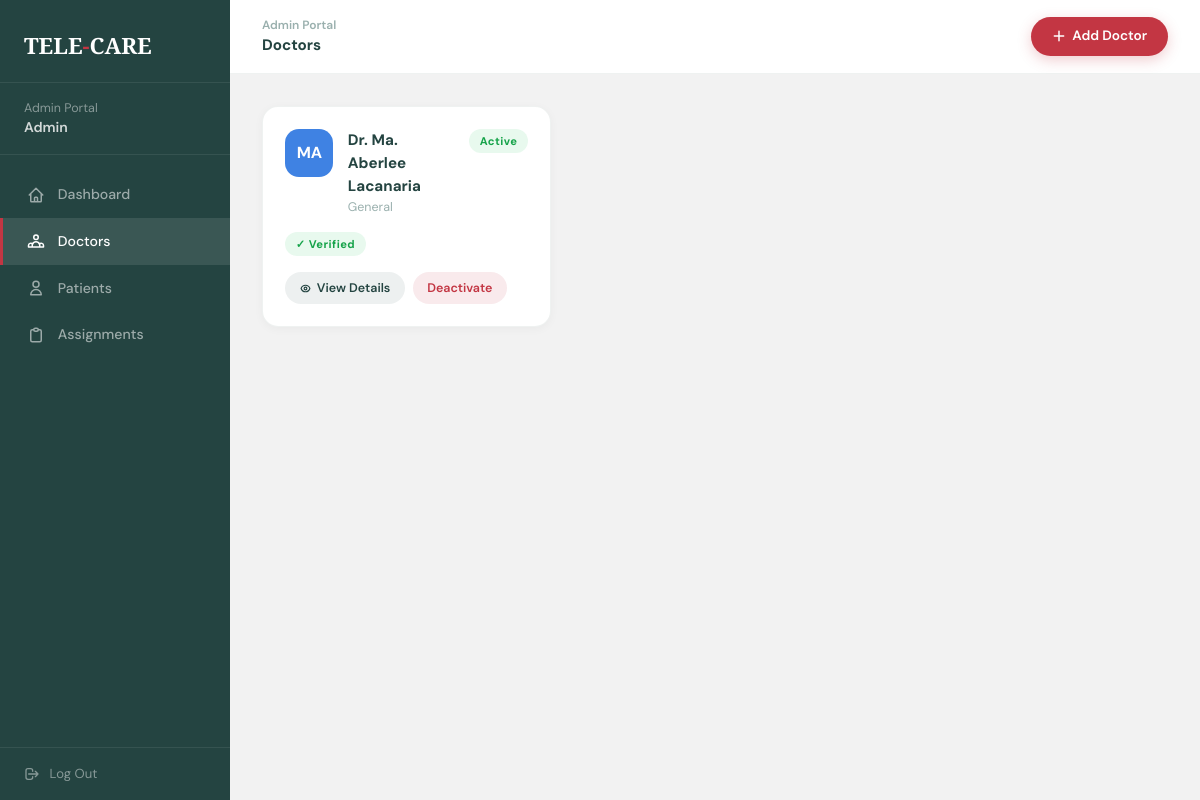
Before: /admin/doctors.php (signed in) with the older database file.
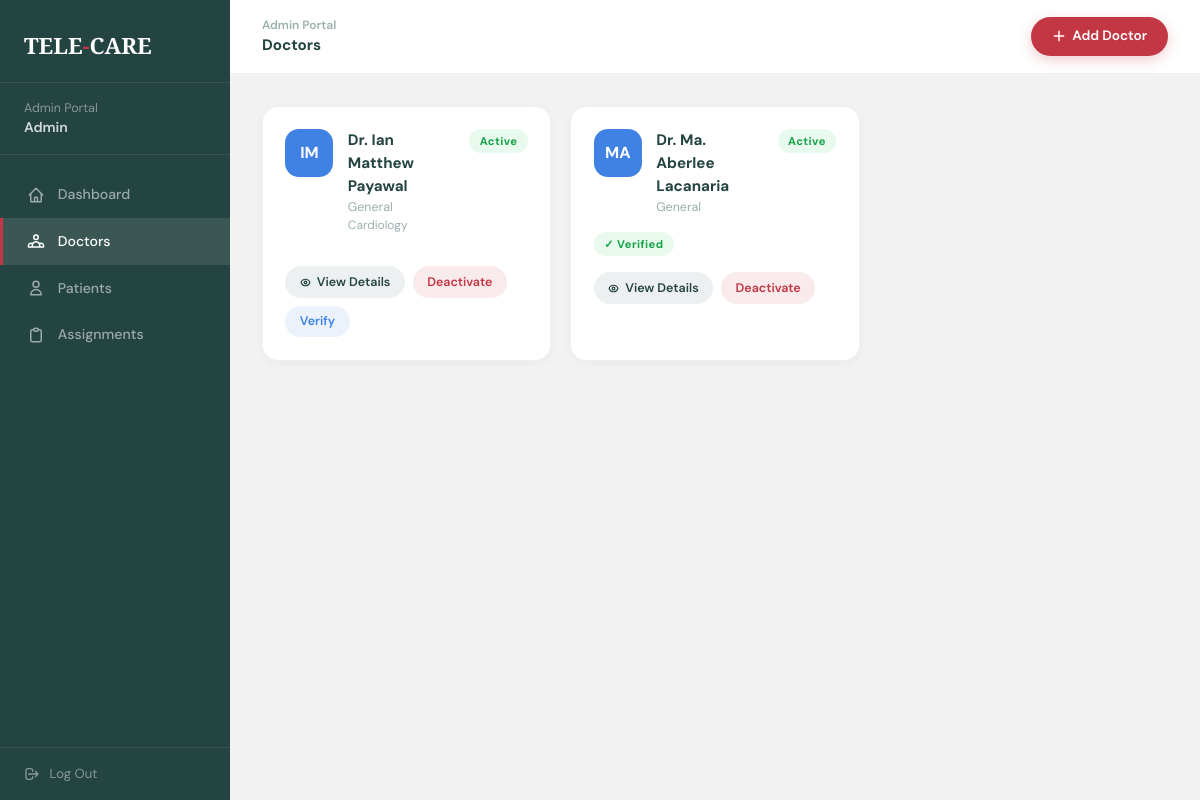
After: the same page with the newer database file.
### tables this page shows
CREATE TABLE `doctors` (
  `id` int NOT NULL AUTO_INCREMENT,
  `full_name` varchar(150) NOT NULL,
  `specialty` varchar(100) DEFAULT NULL,
  `subspecialty` varchar(100) DEFAULT NULL,
  `clinic_name` varchar(150) DEFAULT NULL,
  `email` varchar(150) NOT NULL,
  `password` varchar(255) DEFAULT NULL,
  `phone_number` varchar(20) DEFAULT NULL,
  `profile_photo` varchar(255) DEFAULT NULL,
  `bio` text,
  `consultation_fee` decimal(10,2) DEFAULT '0.00',
  `languages_spoken` varchar(255) DEFAULT NULL,
  `rating` decimal(2,1) DEFAULT '0.0',
  `access_level` enum('junior','senior','consultant') DEFAULT 'junior',
  `status` enum('pending','active','inactive') DEFAULT 'pending',
  `is_available` tinyint(1) DEFAULT '0',
  `license_number` varchar(100) DEFAULT NULL,
  `issuing_board` varchar(150) DEFAULT NULL,
  `license_file` varchar(255) DEFAULT NULL,
  `board_cert_file` varchar(255) DEFAULT NULL,
  `consent_signed` tinyint(1) DEFAULT '0',
  `is_verified` tinyint(1) DEFAULT '0',
  `verified_at` timestamp NULL DEFAULT NULL,
  `verified_by` int DEFAULT NULL,
  `invite_token` varchar(100) DEFAULT NULL,
  `invite_expires` datetime DEFAULT NULL,
  `setup_complete` tinyint(1) DEFAULT '0',
  `created_at` timestamp NULL DEFAULT CURRENT_TIMESTAMP,
  `updated_at` timestamp NULL DEFAULT CURRENT_TIMESTAMP ON UPDATE CURRENT_TIMESTAMP,
  PRIMARY KEY (`id`),
  UNIQUE KEY `email` (`email`),
  KEY `verified_by` (`verified_by`),
  CONSTRAINT `doctors_ibfk_1` FOREIGN KEY (`verified_by`) REFERENCES `admins` (`id`) ON DELETE SET NULL
);

### admin/doctors.php (the view, shortened to what this page needs)
<?php
require_once '../database/config.php';
$dres = $conn->query("
  SELECT d.*
  FROM doctors d
  ORDER BY d.created_at DESC
");
$doctors = [];
if ($dres) {
    while ($row = $dres->fetch_assoc()) $doctors[] = $row;
}
?>
<!DOCTYPE html>
<html lang="en">
<head>
  <script src="https://cdn.tailwindcss.com"></script>
</head>
<body>
<aside class="sidebar">
  <div class="sidebar-logo">TELE<span>-</span>CARE</div>
  <div class="sidebar-admin">Admin Portal<br/><strong><?= htmlspecialchars($_SESSION['admin_name'] ?? 'Admin') ?></strong></div>
  <nav class="nav-links">
    <a href="dashboard.php" class="nav-link">
      <svg fill="none" viewBox="0 0 24 24" stroke-width="2"><path stroke-linecap="round" stroke-linejoin="round" d="M3 12l2-2m0 0l7-7 7 7M5 10v10a1 1 0 001 1h3m10-11l2 2m-2-2v10a1 1 0 01-1 1h-3m-6 0a1 1 0 001-1v-4a1 1 0 011-1h2a1 1 0 011 1v4a1 1 0 001 1m-6 0h6"/></svg>
      Dashboard
    </a>
    <a href="doctors.php" class="nav-link active">
      <svg fill="none" viewBox="0 0 24 24" stroke-width="2"><path stroke-linecap="round" stroke-linejoin="round" d="M17 20h5v-2a3 3 0 00-5.356-1.857M17 20H7m10 0v-2c0-.656-.126-1.283-.356-1.857M7 20H2v-2a3 3 0 015.356-1.857M7 20v-2c0-.656.126-1.283.356-1.857m0 0a5.002 5.002 0 019.288 0M15 7a3 3 0 11-6 0 3 3 0 016 0z"/></svg>
      Doctors
    </a>
    <a href="patients.php" class="nav-link">
      <svg fill="none" viewBox="0 0 24 24" stroke-width="2"><path stroke-linecap="round" stroke-linejoin="round" d="M16 7a4 4 0 11-8 0 4 4 0 018 0zM12 14a7 7 0 00-7 7h14a7 7 0 00-7-7z"/></svg>
      Patients
    </a>
    <a href="assignments.php" class="nav-link">
      <svg fill="none" viewBox="0 0 24 24" stroke-width="2"><path stroke-linecap="round" stroke-linejoin="round" d="M9 5H7a2 2 0 00-2 2v12a2 2 0 002 2h10a2 2 0 002-2V7a2 2 0 00-2-2h-2M9 5a2 2 0 002 2h2a2 2 0 002-2M9 5a2 2 0 012-2h2a2 2 0 012 2"/></svg>
      Assignments
    </a>
  </nav>
  <div class="sidebar-logout">
    <a href="logout.php" class="logout-btn">
      <svg width="16" height="16" fill="none" viewBox="0 0 24 24" stroke="currentColor" stroke-width="2"><path stroke-linecap="round" stroke-linejoin="round" d="M17 16l4-4m0 0l-4-4m4 4H7m6 4v1a3 3 0 01-3 3H6a3 3 0 01-3-3V7a3 3 0 013-3h4a3 3 0 013 3v1"/></svg>
      Log Out
    </a>
  </div>
</aside>
<div class="main">
  <div class="topbar">
    <div>
      <div style="font-size:0.75rem;color:#9ab0ae;font-weight:600;">Admin Portal</div>
      <div style="font-size:0.95rem;font-weight:700;">Doctors</div>
    </div>
    <button class="btn-primary" onclick="openModal('modal-create-doctor')">
      <svg width="14" height="14" fill="none" viewBox="0 0 24 24" stroke="currentColor" stroke-width="2.5"><path stroke-linecap="round" stroke-linejoin="round" d="M12 4v16m8-8H4"/></svg>
      Add Doctor
    </button>
  </div>
  <div class="page-content">
    <div class="doctor-grid">
    <?php if (count($doctors) > 0): foreach ($doctors as $d):
        $initials = strtoupper(substr($d['full_name'],0,1).(strpos($d['full_name'],' ')!==false?substr($d['full_name'],strpos($d['full_name'],' ')+1,1):''));
    ?>
    <div class="doctor-card">
      <div style="display:flex;align-items:flex-start;gap:0.9rem;margin-bottom:1rem;">
        <div class="doc-avatar"><?= $initials ?></div>
        <div style="flex:1;">
          <div style="font-weight:700;font-size:0.95rem;">Dr. <?= htmlspecialchars($d['full_name']) ?></div>
          <div style="font-size:0.78rem;color:#9ab0ae;"><?= htmlspecialchars($d['specialty'] ?? 'General') ?></div>
          <?php if ($d['subspecialty']): ?><div style="font-size:0.75rem;color:#9ab0ae;"><?= htmlspecialchars($d['subspecialty']) ?></div><?php endif; ?>
        </div>
        <span class="badge <?= $d['status']==='active'?'badge-green':($d['status']==='pending'?'badge-orange':'badge-gray') ?>"><?= ucfirst($d['status']) ?></span>
      </div>
      <div style="display:flex;gap:0.5rem;flex-wrap:wrap;margin-bottom:1rem;">
        <?php if ($d['is_verified']): ?><span class="badge badge-green">✓ Verified</span><?php endif; ?>
      </div>
      <div style="display:flex;gap:0.5rem;flex-wrap:wrap;">
        <button class="btn-sm btn-teal" onclick="openDetailsModal(<?= $d['id'] ?>)">
          View Details
        </button>
        <a href="?toggle_doctor=<?= $d['id'] ?>" class="btn-sm <?= $d['status']==='active'?'btn-red':'btn-green' ?>"><?= $d['status']==='active'?'Deactivate':'Activate' ?></a>
        <?php if (!$d['is_verified']): ?>
        <button class="btn-sm btn-blue" onclick="openVerifyModal(<?= $d['id'] ?>, '<?= htmlspecialchars($d['full_name'],ENT_QUOTES) ?>')">Verify</button>
        <?php endif; ?>
      </div>
    </div>
    <?php endforeach; else: ?>
    <div style="grid-column:1/-1;" class="table-wrap"><div class="empty-row">No doctors registered yet. Click "Add Doctor" to get started.</div></div>
    <?php endif; ?>
    </div>
  </div>
</div>
</body>
</html>

### admin/doctors.php (style rules this page uses)
:root { --red:#C33643;--green:#244441;--blue:#3F82E3;--bg:#F2F2F2;--white:#FFFFFF }
* { box-sizing:border-box;margin:0;padding:0 }
body { font-family:'DM Sans',sans-serif;background:var(--bg);color:var(--green);display:flex;min-height:100vh }
.sidebar { width:230px;min-width:230px;background:var(--green);display:flex;flex-direction:column;position:sticky;top:0;height:100vh;overflow-y:auto }
.sidebar-logo { padding:1.8rem 1.5rem 1.2rem;font-family:'Playfair Display',serif;font-size:1.4rem;font-weight:900;color:#fff;border-bottom:1px solid rgba(255,255,255,0.08) }
.sidebar-logo span { color:var(--red) }
.sidebar-admin { padding:1rem 1.5rem;font-size:0.78rem;color:rgba(255,255,255,0.45);border-bottom:1px solid rgba(255,255,255,0.08) }
.sidebar-admin strong { color:rgba(255,255,255,0.8);font-weight:600;display:block;font-size:0.88rem }
.nav-links { padding:1rem 0;flex:1 }
.nav-link { display:flex;align-items:center;gap:0.8rem;padding:0.8rem 1.5rem;color:rgba(255,255,255,0.55);font-size:0.88rem;font-weight:500;width:100%;text-align:left;font-family:'DM Sans',sans-serif;transition:all 0.2s;border-left:3px solid transparent;text-decoration:none }
.nav-link svg { width:18px;height:18px;stroke:currentColor;flex-shrink:0 }
.nav-link.active { color:#fff;background:rgba(255,255,255,0.1);border-left-color:var(--red) }
.sidebar-logout { padding:1rem 1.5rem;border-top:1px solid rgba(255,255,255,0.08) }
.logout-btn { display:flex;align-items:center;gap:0.6rem;color:rgba(255,255,255,0.45);font-size:0.82rem;text-decoration:none;transition:color 0.2s }
.main { flex:1;overflow-y:auto }
.topbar { background:var(--white);padding:1rem 2rem;display:flex;align-items:center;justify-content:space-between;border-bottom:1px solid rgba(36,68,65,0.07);position:sticky;top:0;z-index:50 }
.page-content { padding:2rem }
.btn-primary { display:inline-flex;align-items:center;gap:0.4rem;background:var(--red);color:#fff;padding:0.6rem 1.3rem;border-radius:50px;font-size:0.85rem;font-weight:600;border:none;cursor:pointer;transition:all 0.25s;font-family:'DM Sans',sans-serif;box-shadow:0 4px 14px rgba(195,54,67,0.25);text-decoration:none }
.btn-sm { padding:0.4rem 0.9rem;border-radius:50px;font-size:0.78rem;font-weight:600;border:none;cursor:pointer;font-family:'DM Sans',sans-serif;transition:all 0.2s;text-decoration:none;display:inline-block }
.btn-red { background:rgba(195,54,67,0.1);color:var(--red) }
.btn-blue { background:rgba(63,130,227,0.1);color:var(--blue) }
.btn-teal { background:rgba(36,68,65,0.08);color:var(--green) }
.doctor-grid { display:grid;grid-template-columns:repeat(auto-fill,minmax(280px,1fr));gap:1.2rem }
.doctor-card { background:var(--white);border-radius:16px;padding:1.4rem;border:1px solid rgba(36,68,65,0.07);box-shadow:0 2px 10px rgba(0,0,0,0.04);transition:transform 0.2s,box-shadow 0.2s }
.doc-avatar { width:48px;height:48px;border-radius:14px;background:var(--blue);color:#fff;display:flex;align-items:center;justify-content:center;font-weight:700;font-size:1rem;flex-shrink:0 }
.badge { display:inline-block;padding:0.22rem 0.65rem;border-radius:50px;font-size:0.7rem;font-weight:700;letter-spacing:0.04em }
.badge-green { background:rgba(34,197,94,0.1);color:#16a34a }

Changed rows visible on the page:
added doctors: full_name "IM", full_name "Ian Matthew Payawal", specialty "General", subspecialty "Cardiology", status "Active", shows "Deactivate"
